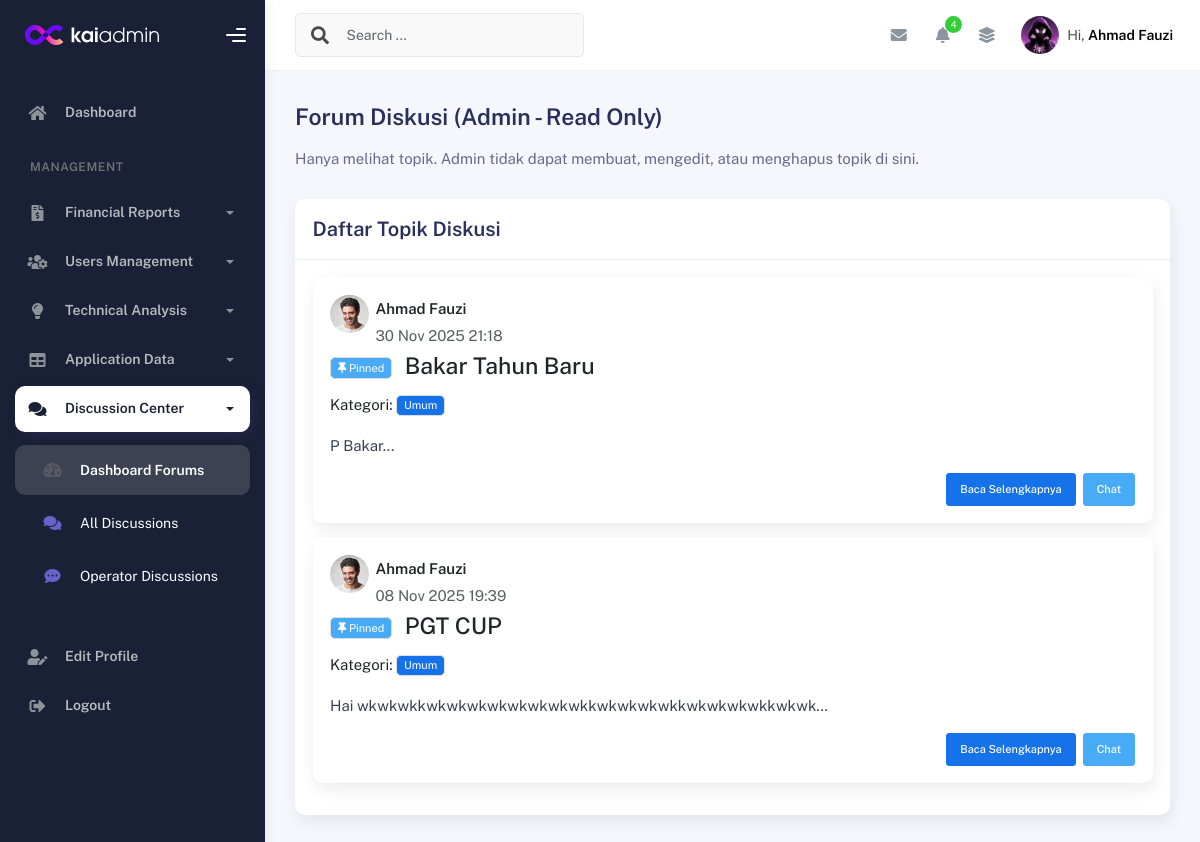
The app's page /admin/index_forum.php (signed in) with its own data.
### tables this page shows
CREATE TABLE `discussion_topics` (
  `id` int NOT NULL,
  `user_id` int NOT NULL,
  `category_id` int NOT NULL,
  `title` varchar(255) NOT NULL,
  `content` text NOT NULL,
  `is_pinned` tinyint(1) DEFAULT '0',
  `created_at` timestamp NULL DEFAULT CURRENT_TIMESTAMP,
  `updated_at` timestamp NULL DEFAULT CURRENT_TIMESTAMP ON UPDATE CURRENT_TIMESTAMP
);

CREATE TABLE `user` (
  `id_user` int NOT NULL,
  `nama_lengkap` varchar(100) NOT NULL,
  `username` varchar(50) NOT NULL,
  `password` varchar(255) NOT NULL,
  `role` enum('admin','operator','user') NOT NULL,
  `status` enum('aktif','nonaktif') DEFAULT 'aktif',
  `profile_picture` varchar(255) DEFAULT NULL,
  `created_at` timestamp NULL DEFAULT CURRENT_TIMESTAMP,
  `background_picture` varchar(255) DEFAULT NULL
);

CREATE TABLE `discussion_categories` (
  `id` int NOT NULL,
  `name` varchar(50) NOT NULL,
  `description` text,
  `created_at` timestamp NULL DEFAULT CURRENT_TIMESTAMP,
  `updated_at` timestamp NULL DEFAULT CURRENT_TIMESTAMP ON UPDATE CURRENT_TIMESTAMP
);

### admin/index_forum.php (the view, shortened to what this page needs)
<?php
include '../config/database.php';
$query_topics = "SELECT
                    dt.id,
                    dt.title,
                    dt.content,
                    dt.is_pinned,
                    dt.created_at,
                    dt.updated_at,
                    u.nama_lengkap AS author_name,
                    dc.name AS category_name,
                    dc.id AS category_id
                 FROM
                    discussion_topics dt
                 JOIN
                    user u ON dt.user_id = u.id_user
                 JOIN
                    discussion_categories dc ON dt.category_id = dc.id
                 ORDER BY
                    dt.is_pinned DESC, dt.created_at DESC";
$result_topics = mysqli_query($conn, $query_topics);
$topics = [];
if ($result_topics) {
    while ($row = mysqli_fetch_assoc($result_topics)) {
        $topics[] = $row;
    }
}
?>
<!DOCTYPE html>
<html lang="en">
<head>
    <link rel="stylesheet" href="../assets/css/bootstrap.min.css" />
    <link rel="stylesheet" href="../assets/css/plugins.min.css" />
    <link rel="stylesheet" href="../assets/css/kaiadmin.min.css" />
    <link rel="stylesheet" href="../assets/css/demo.css" />
</head>
<body>
    <div class="wrapper">
        <?php include 'layout_admin/sidebar.php'; ?>
        <div class="main-panel">
            <div class="main-header">
                <?php include 'layout_admin/navbar.php'; ?>
            </div>
            <div class="container">
                <div class="page-inner">
                    <div class="d-flex align-items-left align-items-md-center flex-column flex-md-row pt-2 pb-4">
                        <div>
                            <h3 class="fw-bold mb-3">Forum Diskusi (Admin - Read Only)</h3>
                            <h6 class="op-7 mb-2">Hanya melihat topik. Admin tidak dapat membuat, mengedit, atau menghapus topik di sini.</h6>
                        </div>
                    </div>
                    <div class="row">
                        <div class="col-md-12">
                            <div class="card">
                                <div class="card-header">
                                    <div class="card-title">Daftar Topik Diskusi</div>
                                </div>
                                <div class="card-body">
                                    <?php if (empty($topics)) : ?>
                                        <p>Belum ada topik diskusi.</p>
                                    <?php else : ?>
                                        <?php foreach ($topics as $topic) : ?>
                                            <div class="card card-post card-round mb-3">
                                                <div class="card-body">
                                                    <div class="d-flex">
                                                        <div class="avatar avatar-sm">
                                                            <img src="../assets/img/profile.jpg" alt="..." class="avatar-img rounded-circle">
                                                        </div>
                                                        <div class="info-post ms-2">
                                                            <p class="username"><?= htmlspecialchars($topic['author_name']) ?></p>
                                                            <p class="date text-muted"><?= date('d M Y H:i', strtotime($topic['created_at'])) ?></p>
                                                        </div>
                                                    </div>
                                                    <div class="post-content">
                                                        <h3 class="post-title">
                                                            <?php if ($topic['is_pinned']) : ?>
                                                                <span class="badge bg-info me-2"><i class="fa fa-thumbtack"></i> Pinned</span>
                                                            <?php endif; ?>
                                                            <a href="view_topic.php?id=<?= htmlspecialchars($topic['id']) ?>"><?= htmlspecialchars($topic['title']) ?></a>
                                                        </h3>
                                                        <p class="post-category">Kategori: <span class="badge bg-primary"><?= htmlspecialchars($topic['category_name']) ?></span></p>
                                                        <p class="post-text"><?= substr(htmlspecialchars($topic['content']), 0, 150) ?>...</p>
                                                        <div class="d-flex justify-content-end mt-3">
                                                            <a href="view_topic.php?id=<?= htmlspecialchars($topic['id']) ?>" class="btn btn-primary btn-sm me-2">Baca Selengkapnya</a>
                                                            <a href="my_discussion.php?topic_id=<?= htmlspecialchars($topic['id']) ?>" class="btn btn-info btn-sm">Chat</a>
                                                        </div>
                                                    </div>
                                                </div>
                                            </div>
                                        <?php endforeach; ?>
                                    <?php endif; ?>
                                </div>
                            </div>
                        </div>
                    </div>
                </div>
            </div>
            <?php include 'layout_admin/footer.php'; ?>
        </div>
    </div>
</body>
</html>

### admin/index_forum.php (style rules this page uses)
.card-post .post-text { color: #374151; }

### admin/layout_admin/footer.php (style rules this page uses)
.main-panel { display: flex; flex-direction: column; min-height: 100vh; }
.main-panel>.container, .main-panel>.page-inner, .main-panel>.main-content { flex: 1 0 auto; }

### records on screen
discussion_topics: user.nama_lengkap "Ahmad Fauzi", created_at "30 Nov 2025 21:18", is_pinned 1 (drawn), title "Bakar Tahun Baru", category.name "Umum", content "P Bakar"
discussion_topics: user.nama_lengkap "Ahmad Fauzi", created_at "08 Nov 2025 19:39", is_pinned 1 (drawn), title "PGT CUP", category.name "Umum", content "Hai wkwkwkkwkwkwkwkwkwkwkwkkwkwkwkwkkwkwkwkwkkwkwk"

### other values on screen
$display_name "Ahmad Fauzi"
